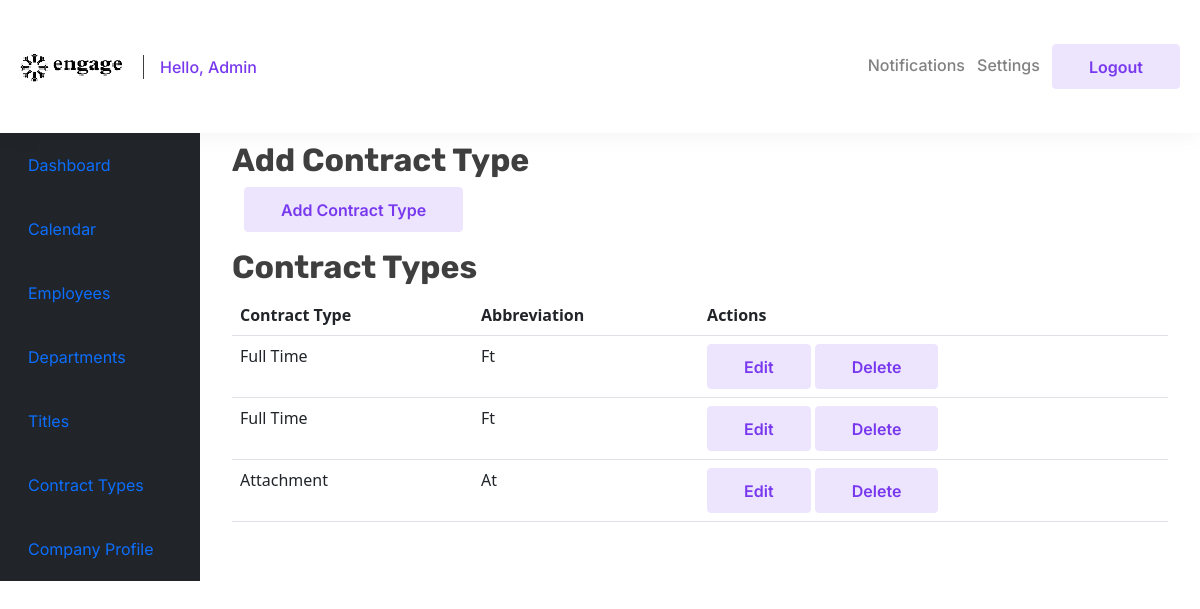
Screenshot of /add_contract_type/ (signed in) with the database file from the repository.
### accounts/models.py (models this page shows, shortened)
class Contract_type(models.Model):
    name = models.CharField(max_length=100)
    abbreviation = models.CharField(max_length=100, null=True)
    company = models.ForeignKey(Company, on_delete=models.CASCADE)

### accounts/views.py (the view)
# urls.py: path('add_contract_type/', views.add_contract_type, name='add_contract_type'),
def add_contract_type(request):
    context = {}
    contracts = Contract_type.objects.filter(company=request.user.company)
    if request.method == 'POST':
        contract_form = ContractForm(request.POST)
        if contract_form.is_valid():
            contract_type = contract_form.save(commit=False)
            contract_type.company = request.user.company
            contract_type.save()
            messages.success(request, 'Contract type added successfully')
        else:
            messages.error(request, 'Contract type not added')
    else:
        contract_form = ContractForm()
    context = {
        'contract_form': contract_form,
        'contracts': contracts,
        }
    return render(request, 'accounts/add_contract_type.html', context)

### accounts/templates/accounts/add_contract_type.html (shortened to what this page needs)
{% extends 'accounts/logged_in.html' %}
{% load crispy_forms_tags %}
{% block auth_content %}
<h2>Add Contract Type</h2>
  <div class="container">
      <button type="button" class="btn btn-secondary mb-3" data-bs-toggle="modal" data-bs-target="#addContractTypeModal">
          Add Contract Type
        </button>
  </div>
<h2>Contract Types</h2>
<table class="table">
  <thead>
      <tr>
          <th>Contract Type</th>
          <th>Abbreviation</th>
          <th>Actions</th>
      </tr>
  </thead>
  <tbody>
      {% for contract in contracts %}
      <tr>
          <td>{{ contract.name }}</td>
          <td>{{ contract.abbreviation }}</td>
          <td>
              <a href="#" class="btn btn-primary">Edit</a>
              <a href="#" class="btn btn-danger">Delete</a>
          </td>
      </tr>
      {% endfor %}
  </tbody>
{% endblock %}

### static/assets/css/style.css (style rules this page uses)
:root { --primary_font: "Rubik", sans-serif; --secondary_font: "Inter", sans-serif; --primary_color: #3F3F3F; --secondary_color: #7839EE; --accent_color: #FBFBFB; --text_color: #818181; --default_color: #FFFFFF; --color_one: #EDE4FE; --primary_bg: #FAF7FE; }
html { scroll-behavior: smooth; min-height: 100vh; }
body { overflow-x: hidden; }
a { text-decoration: none; }
h2 { color: var(--primary_color); font-size: 44px; font-family: var(--primary_font); font-weight: 700; text-transform: capitalize; }
.btn { color: var(--secondary_color); font-size: 18px; font-family: var(--secondary_font); font-weight: 600; text-transform: capitalize; padding: 10px 36px 9px; border-radius: 4px; border: 1px solid var(--color_one); background: var(--color_one); transition: 0.4s all ease; }

### static/assets/css/responsive.css (style rules this page uses)
@media only screen and (min-width:1200px) and (max-width:1500px) { h2 { font-size: 32px; } }
@media only screen and (min-width:1200px) and (max-width:1500px) { .btn { font-size: 16px; } }

### rows the page displays
Contract_type: name "Full Time", abbreviation "Ft"
Contract_type: name "Full Time", abbreviation "Ft"
Contract_type: name "Attachment", abbreviation "At"
